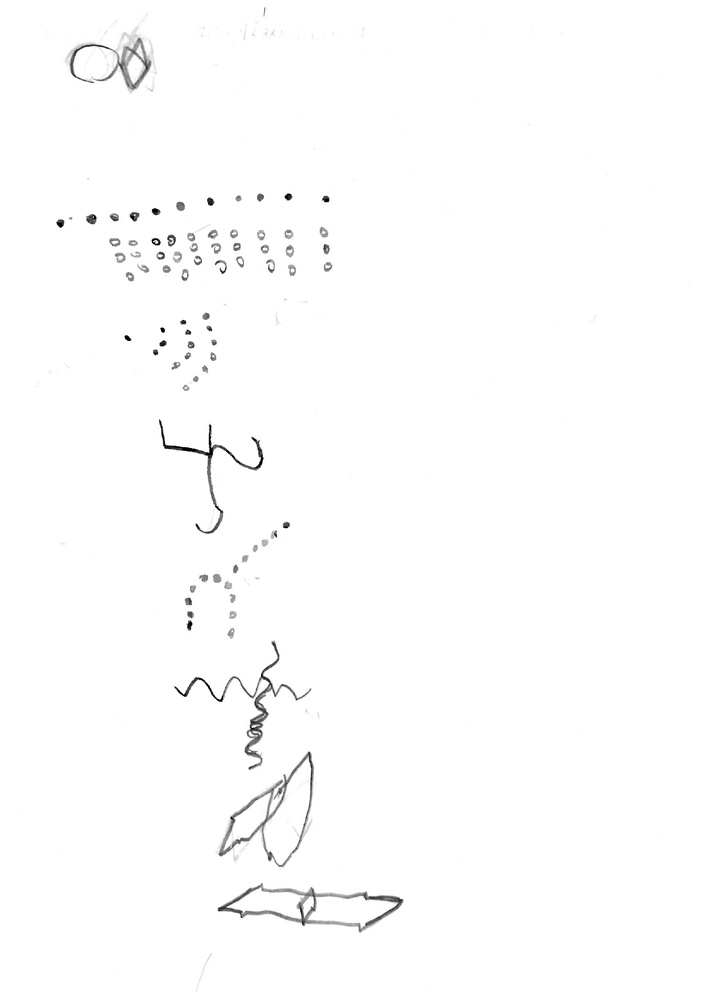
#> input picture images/page-0008.jpg, 706 x 999 px, shrunk from 1241 x 1755 before the run, found by its file name
$ jupyter execute 01_preprocessing_demo.ipynb
#> lines starting #> are read from the running program, lines starting #| are printed output that depends on the picture; after the words box and inside, x2 and y2 are one past the last pixel; in counts of white or black regions, pixels touching at a corner belong together; long printed decimals are rounded
# 01 — Preprocessing Pipeline Demo
This notebook walks through each stage of the BGT image preprocessing pipeline visually.

[cell 1]
import cv2
import matplotlib.pyplot as plt
import numpy as np
from skimage.morphology import skeletonize

[cell 2]
# utils

def display_img(img):
  plt.imshow(img, cmap='gray')
  plt.axis("off")
  plt.show()

def upload_img(title, img):
    cv2.imwrite(title, img)

## Convet to grayscale

[cell 3]
img = cv2.imread(r"F:\Github\bender-gestalt-analysis\data\rraw_drawings\page-0008.jpg")
#> img is the input picture: shape (999, 706, 3); min 0, max 255, mean 252.9

gray = cv2.cvtColor(img, cv2.COLOR_BGR2GRAY)

display_img(gray)
upload_img(r"F:\Github\bender-gestalt-analysis\notebooks\tests\gray.jpg",gray)
print(img.shape)
#| (999, 706, 3)

## Denoised (Noise Removal)

[cell 4]
denoise = cv2.GaussianBlur(gray, (5, 5), 0)
display_img(denoise)
upload_img(r"tests\denoised.jpg",denoise)

[cell 5]
clahe = cv2.createCLAHE(clipLimit=2.0, tileGridSize=(8,8))
enhanced = clahe.apply(denoise)

display_img(enhanced)
upload_img(r"tests\enhanced.jpg",enhanced)

## Segmentation using Threshold

[cell 6]
thresh = cv2.adaptiveThreshold(
    enhanced,
    255,
    cv2.ADAPTIVE_THRESH_GAUSSIAN_C,
    cv2.THRESH_BINARY_INV,
    21,
    10
)
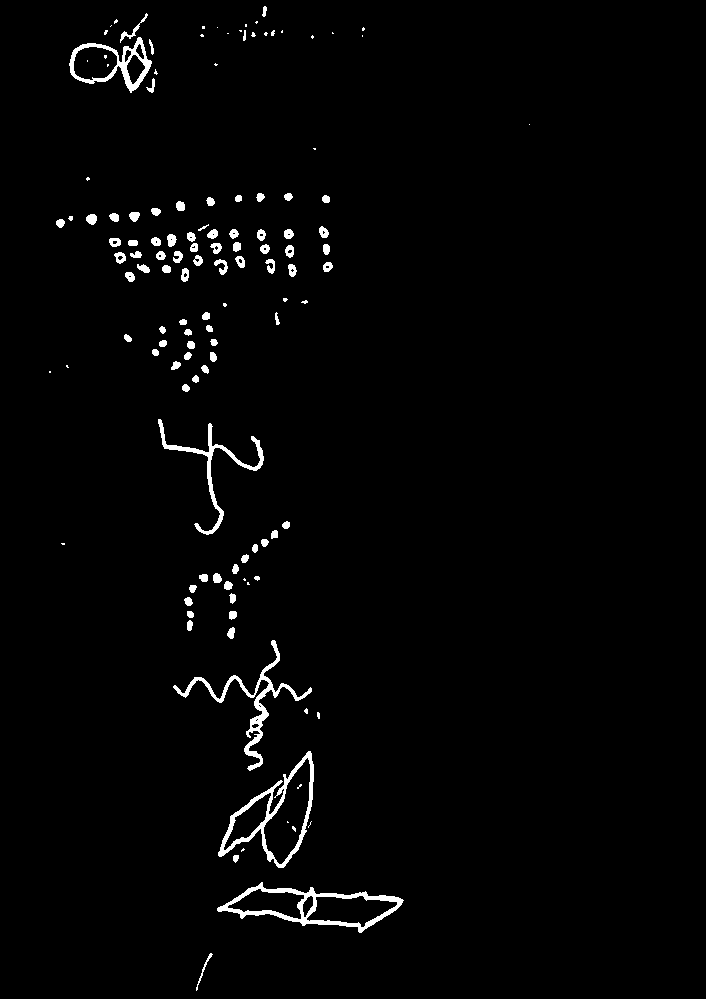
#> thresh: shape (999, 706); 1.9% white; 130 white regions (42 under 20 px), largest, box (x1, y1, x2, y2) and area: (217, 882, 404, 933) 1921, (218, 751, 314, 868) 1760, (173, 640, 312, 771) 1637

display_img(thresh)
upload_img(r"tests\thresh.jpg",thresh)

more accurate after segmentation by threshold

## Morphological (using Erosion)

[cell 7]
kernel = cv2.getStructuringElement(cv2.MORPH_ELLIPSE, (7, 7))

clean = cv2.morphologyEx(
    thresh,
    cv2.MORPH_CLOSE,
    kernel
)
#> clean: shape (999, 706); 2.1% white; 103 white regions (32 under 20 px), largest, box (x1, y1, x2, y2) and area: (218, 751, 314, 868) 2099, (217, 882, 404, 933) 2069, (173, 640, 312, 771) 1863

# 1) Close gaps between neighboring dots
kernel_dots = cv2.getStructuringElement(
    cv2.MORPH_RECT,
    (25, 7)   # width > height to connect dots in a row
)

dots_connected = cv2.morphologyEx(
    clean,
    cv2.MORPH_CLOSE,
    kernel_dots,
    iterations=1
)
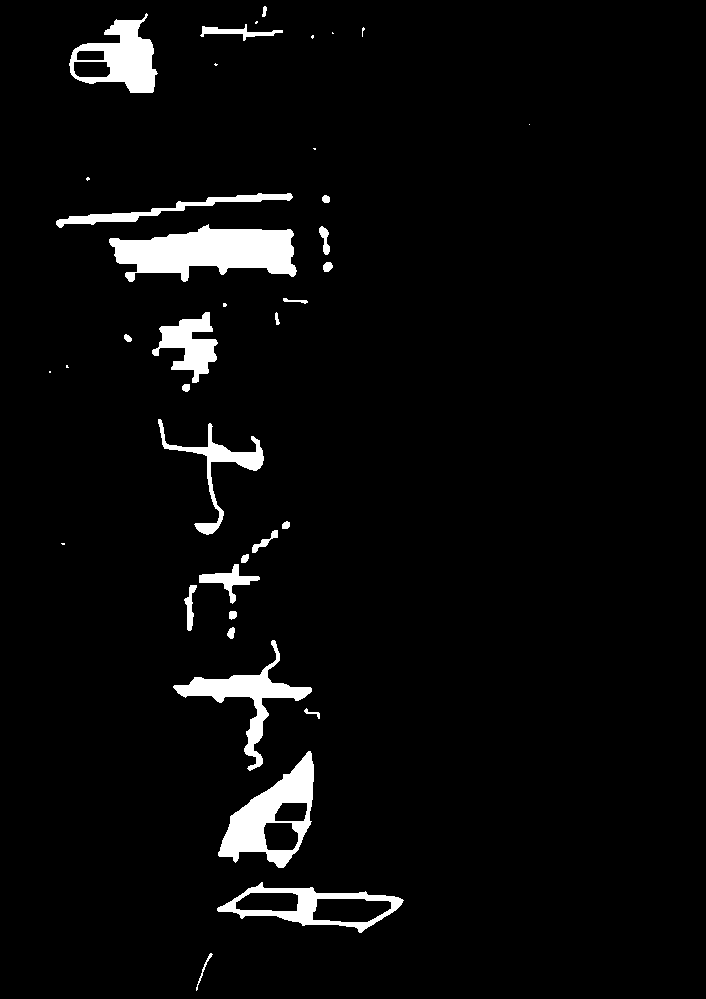
#> dots_connected: shape (999, 706); 4.1% white; 38 white regions (12 under 20 px), largest, box (x1, y1, x2, y2) and area: (109, 224, 297, 282) 6802, (218, 751, 314, 868) 4544, (69, 13, 158, 93) 3389

display_img(dots_connected)
# upload_img(r"tests\clean.jpg",clean)

## Skeletonizer

[cell 8]
skeleton = skeletonize(dots_connected // 255)
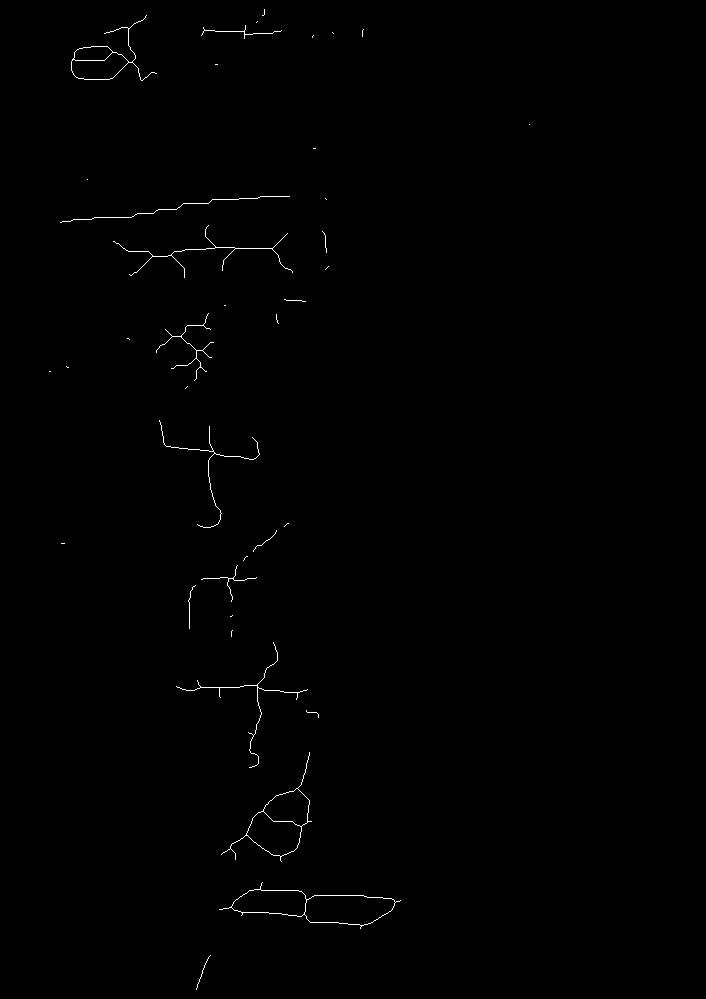
#> skeleton: shape (999, 706) bool; 0.38% white in thin lines or dots, all inside (x1, y1, x2, y2) = (49, 9, 530, 990)
skeleton = (skeleton * 255).astype("uint8")


display_img(skeleton)
# upload_img(r"tests\skeleton.jpg",skeleton)

## Find Contours

[cell 9]
# find contours
contours, _ = cv2.findContours(
    dots_connected,
    cv2.RETR_EXTERNAL,
    cv2.CHAIN_APPROX_SIMPLE
)
#> contours = 38 contours, 12 with area under 20; largest, box (x1, y1, x2, y2) and area: (109, 224, 297, 282) 6548, (218, 751, 314, 868) 5701, (217, 882, 404, 933) 4920, (69, 13, 158, 93) 3972, (173, 640, 312, 771) 3052

# create blank image
contour_img = np.zeros_like(clean)

# draw contours
cv2.drawContours(
    contour_img,
    contours,
    -1,
    255,
    2
)
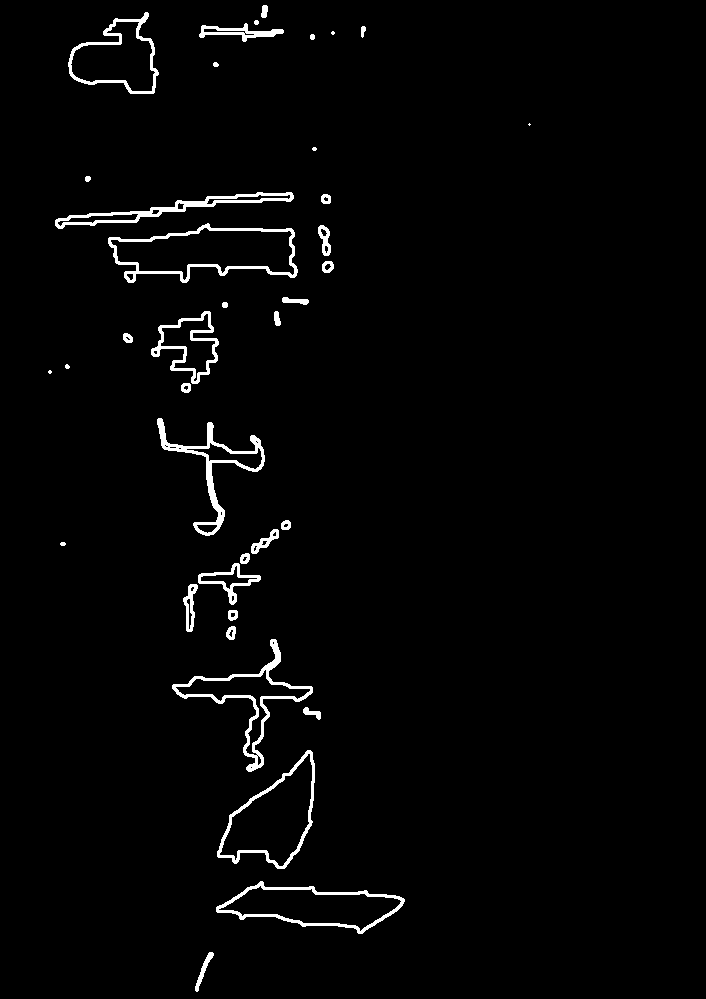
#> contour_img: shape (999, 706); 2.1% white; 38 white regions (5 under 20 px), largest, box (x1, y1, x2, y2) and area: (172, 639, 313, 772) 1849, (157, 418, 265, 536) 1728, (108, 223, 298, 283) 1654

display_img(contour_img)
upload_img(r"tests\contours.jpg",contour_img)

[cell 10]
# copy image for drawing features
feature_img = cv2.cvtColor(clean, cv2.COLOR_GRAY2BGR)

for cnt in contours:

    # ignore tiny noise
    area = cv2.contourArea(cnt)

    if area < 50:
        continue

    # perimeter
    perimeter = cv2.arcLength(cnt, True)

    # bounding box
    x, y, w, h = cv2.boundingRect(cnt)

    # aspect ratio
    aspect_ratio = w / h

    # draw contour
    cv2.drawContours(feature_img, [cnt], -1, (0,255,0), 2)

    # draw rectangle
    cv2.rectangle(
        feature_img,
        (x, y),
        (x+w, y+h),
        (255,0,0),
        2
    )

    # print info on image
    cv2.putText(
        feature_img,
        f"A:{int(area)}",
        (x, y-10),
        cv2.FONT_HERSHEY_SIMPLEX,
        0.5,
        (0,0,255),
        1
    )

    print("Area =", area)
    print("Perimeter =", perimeter)
    print("Aspect Ratio =", aspect_ratio)
    print("-"*30)
#> this loop made 38 passes
#> (area, perimeter, x, y, w, h, aspect_ratio) on passes 2, 3, 5, 6, 8, 9, 12, 14, 20, 23, 24, 25: (4920, 428.6, 217, 882, 187, 51, 3.67), (5701, 377.7, 218, 751, 96, 117, 0.821), (3052, 584.6, 173, 640, 139, 131, 1.06), (54, 30.14, 227, 627, 8, 12, 0.667), (216.5, 108.9, 184, 585, 13, 46, 0.283), (628, 191.9, 199, 564, 61, 40, 1.52), (133, 82.28, 252, 530, 26, 23, 1.13), (1627, 556.9, 158, 419, 106, 116, 0.914), (2031.5, 345.3, 152, 312, 66, 71, 0.93), (64, 30.14, 323, 262, 10, 10, 1), (137.5, 69.7, 319, 226, 11, 29, 0.379), (6548.5, 538.6, 109, 224, 188, 58, 3.24)
#> area on passes 1, 4, 7, 10, 13, 15: 42.5, 31.5, 47, 43, 40, 42
#> (printed output is left out)
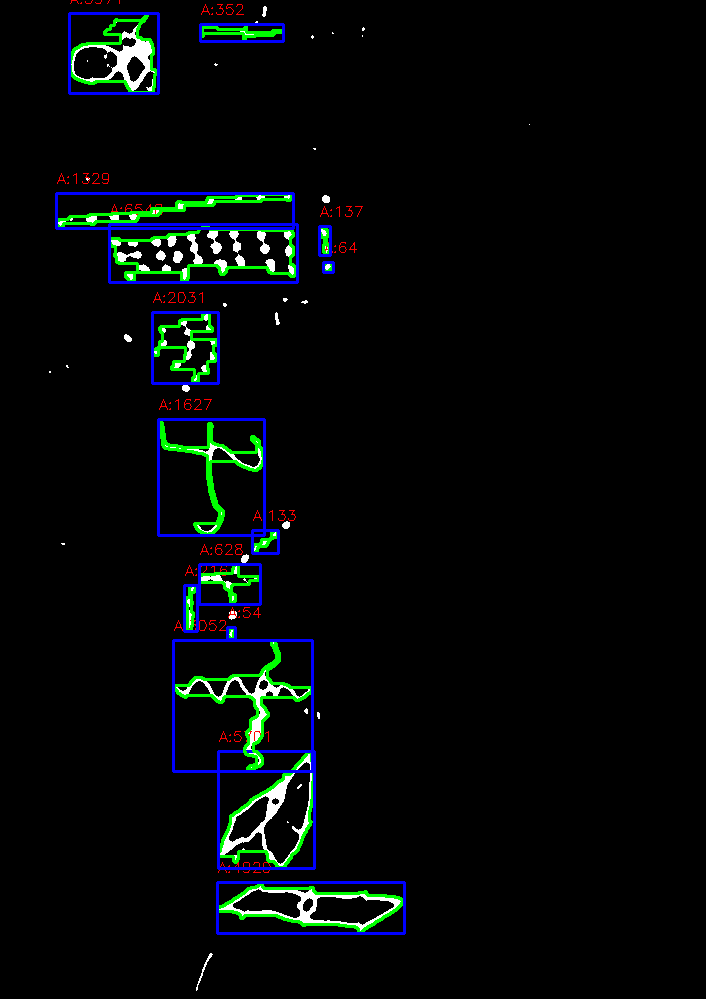
#> feature_img: shape (999, 706, 3); mean B, G, R 7.8, 7.6, 3.7

# show final image
plt.figure(figsize=(6,6))

plt.imshow(cv2.cvtColor(feature_img, cv2.COLOR_BGR2RGB))

plt.axis("off")
plt.show()

upload_img(r"tests\features.jpg",feature_img)

[cell 11]
feature_img = cv2.cvtColor(clean, cv2.COLOR_GRAY2BGR)

for cnt in contours:

    area = cv2.contourArea(cnt)

    if area < 50:
        continue

    # rotated rectangle
    rect = cv2.minAreaRect(cnt)

    angle = rect[-1]

    # get rectangle points
    box = cv2.boxPoints(rect)

    box = np.int32(box)

    # draw rotated rectangle
    cv2.drawContours(
        feature_img,
        [box],
        0,
        (0,255,0),
        2
    )

    # center point
    center = (int(rect[0][0]), int(rect[0][1]))

    # write angle
    cv2.putText(
        feature_img,
        f"{angle:.1f}",
        center,
        cv2.FONT_HERSHEY_SIMPLEX,
        0.5,
        (255,0,0),
        2
    )

    print("Rotation Angle =", angle)
#> this loop made 38 passes
#> (area, rect, angle, box, center) on passes 2, 3, 5, 6, 8: (4920, ((309.8, 905.3), (41.42, 183.8), -83.23), -83.23, [[398, 936], [216, 915], [221, 873], [403, 895]], (309, 905)), (5701, ((279.8, 822), (137.2, 73.23), -39.73), -39.73, [[250, 894], [203, 837], [309, 750], [355, 806]], (279, 822)), (3052, ((251, 693.7), (106.6, 117.2), -42.65), -42.65, [[251, 772], [172, 686], [250, 614], [329, 700]], (251, 693)), (54, ((230.5, 632.3), (11.37, 6.67), -78.69), -78.69, [[232, 638], [226, 637], [228, 626], [234, 627]], (230, 632)), (216.5, ((188.5, 607.1), (45.58, 10.7), -84.09), -84.09, [[191, 630], [180, 629], [185, 583], [196, 585]], (188, 607))
#| Rotation Angle = -83.234
#| Rotation Angle = -39.732
#| Rotation Angle = -42.647
#| Rotation Angle = -78.690
#| Rotation Angle = -84.094
#| Rotation Angle = -57.171
#| Rotation Angle = -35.838
#| Rotation Angle = -21.801
#> (further printed lines are left out)
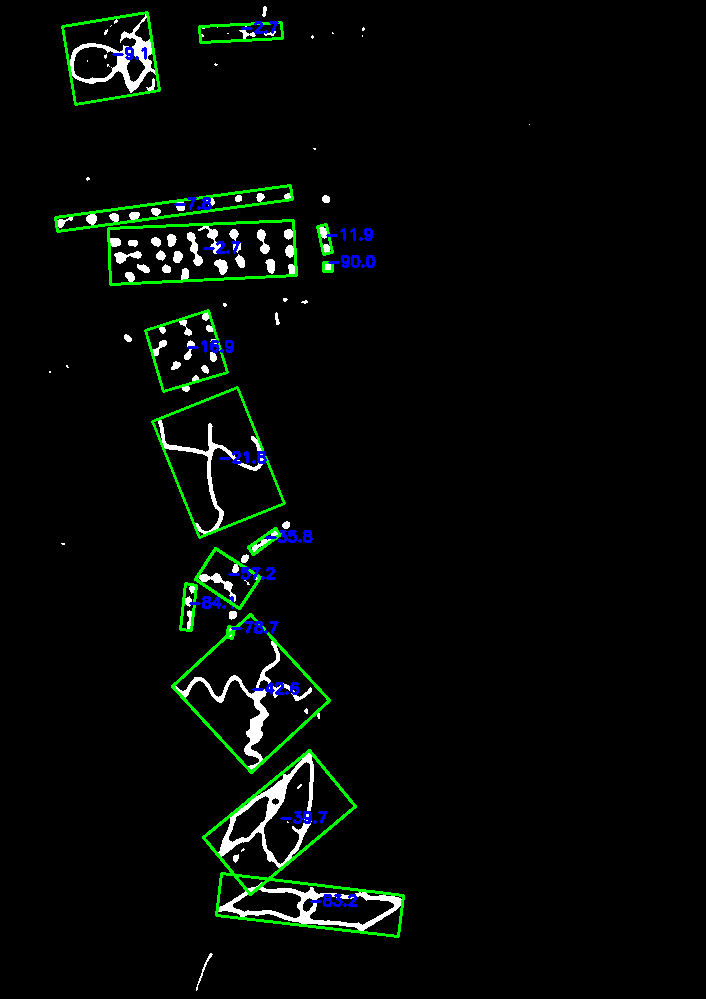
#> feature_img: shape (999, 706, 3); mean B, G, R 6.1, 9, 4.7

# display
plt.figure(figsize=(6,6))

plt.imshow(cv2.cvtColor(feature_img, cv2.COLOR_BGR2RGB))

plt.axis("off")
plt.show()

# upload_img(r"tests\feature.jpg",feature_img)
